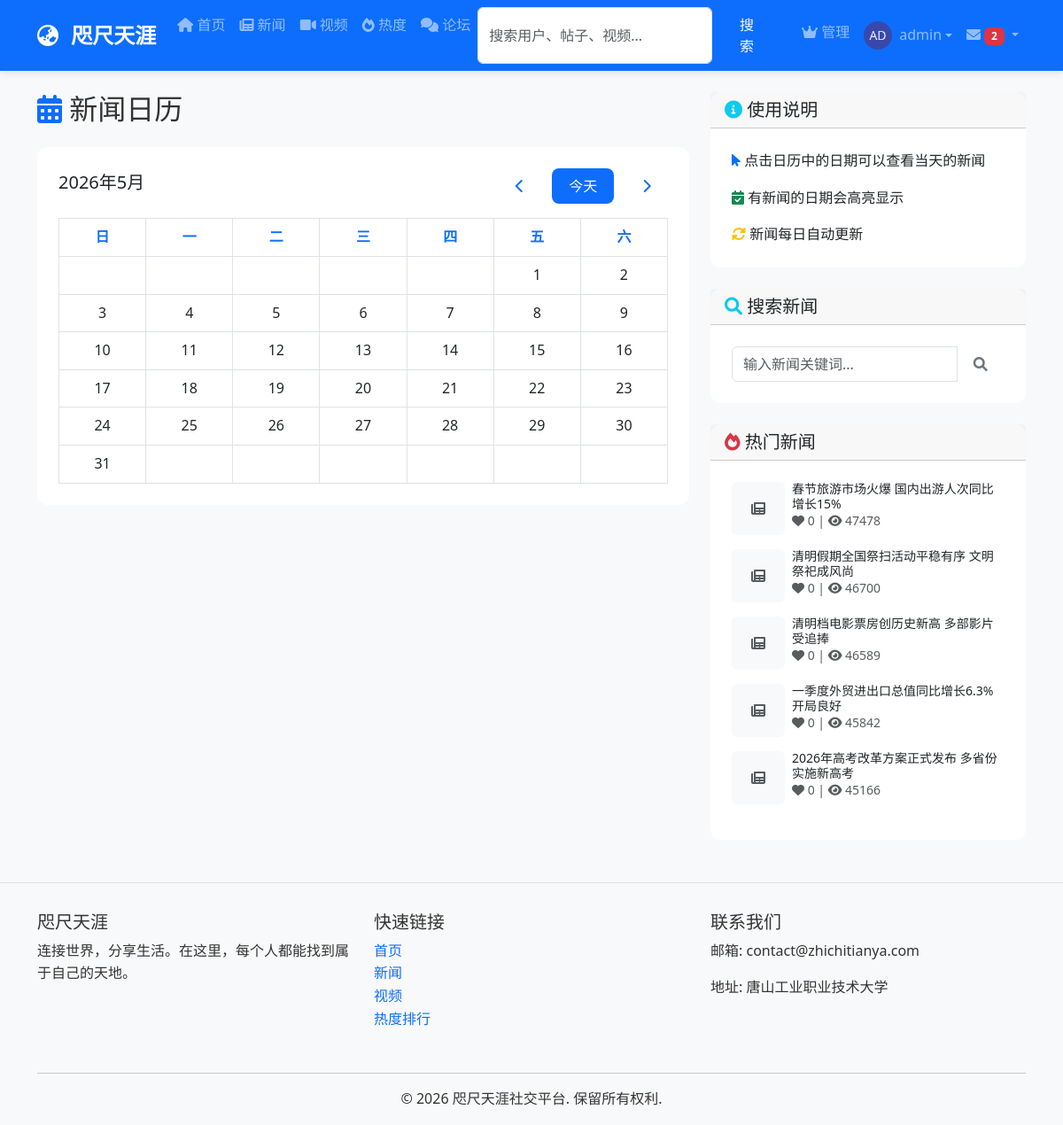
The app's page /calendar (signed in) with its own data.
### models/__init__.py (models this page shows, shortened)
class User(UserMixin, db.Model):
    __tablename__ = 'users'
    id = db.Column(db.Integer, primary_key=True)
    username = db.Column(db.String(80), unique=True, nullable=False)
    email = db.Column(db.String(120), unique=True, nullable=False)
    password_hash = db.Column(db.String(120), nullable=False)
    avatar = db.Column(db.String(200), default='default_avatar.png')
    bio = db.Column(db.Text, default='')
    location = db.Column(db.String(100))
    website = db.Column(db.String(200))
    is_active = db.Column(db.Boolean, default=True)  # 用户是否被封禁
    is_banned = db.Column(db.Boolean, default=False)  # 是否被完全封禁
    can_post = db.Column(db.Boolean, default=True)    # 是否可以发帖
    can_video = db.Column(db.Boolean, default=True)   # 是否可以发视频
    can_comment = db.Column(db.Boolean, default=True)  # 是否可以评论
    is_admin = db.Column(db.Boolean, default=False)   # 是否为管理员
    join_date = db.Column(FlexibleDateTime, default=datetime.now)
    last_seen = db.Column(FlexibleDateTime, default=datetime.now)
    posts = db.relationship('Post', backref='author',
                            lazy=True, foreign_keys='Post.author_id')
    videos = db.relationship('Video', backref='uploader',
                             lazy=True, foreign_keys='Video.uploader_id')
    comments = db.relationship(
        'Comment', lazy=True, foreign_keys='Comment.author_id')
    sent_messages = db.relationship(
        'Message', backref='sender', lazy=True, foreign_keys='Message.sender_id')
    received_messages = db.relationship(
        'Message', backref='recipient', lazy=True, foreign_keys='Message.recipient_id')
    followers = db.relationship(
        'User', secondary='follows',
        primaryjoin='(Follows.followed_id == User.id)',  # 被关注的人
        secondaryjoin='(Follows.follower_id == User.id)',  # 关注者
        backref=db.backref('followed', lazy='dynamic'),
        lazy='dynamic'
    )
    post_likes = db.relationship('PostLike', backref='user', lazy=True)
    video_likes = db.relationship('VideoLike', backref='user', lazy=True)
    def unread_messages_count(self):
        return Message.query.filter_by(
            recipient_id=self.id,
            is_read=False
        ).count()

class News(db.Model):
    __tablename__ = 'news'
    id = db.Column(db.Integer, primary_key=True)
    title = db.Column(db.String(200), nullable=False)
    content = db.Column(db.Text, nullable=False)
    summary = db.Column(db.String(500))  # 新闻摘要
    image_url = db.Column(db.String(200))  # 新闻配图
    source = db.Column(db.String(100))  # 新闻来源
    url = db.Column(db.String(500), default='')  # 原文链接
    timestamp = db.Column(FlexibleDateTime, index=True,
                          default=datetime.now)
    views = db.Column(db.Integer, default=0)  # 阅读次数
    likes_count = db.Column(db.Integer, default=0)
    comments_count = db.Column(db.Integer, default=0)  # 评论数
    news_likes_rel = db.relationship(
        'NewsLike', back_populates='news', overlaps="likes")
    news_comments = db.relationship(
        'Comment', lazy=True, foreign_keys='Comment.news_id')

### app.py (the view)
@app.route('/calendar')
def calendar():
    from datetime import datetime
    current_date = datetime.now()
    events = []
    return render_template('calendar.html',
                           current_date=current_date,
                           events=events)

### templates/calendar.html (shortened to what this page needs)
{% extends "base.html" %} {% block title %}新闻日历 - 咫尺天涯{% endblock %} {%
block content %}
<div class="container mt-4">
  <div class="row">
    <div class="col-lg-8">
      <h2 class="mb-4">
        <i class="fas fa-calendar-alt text-primary"></i> 新闻日历
      </h2>
      <div class="card mb-4">
        <div class="card-body">
          <div class="d-flex justify-content-between align-items-center mb-3">
            <h5 id="current-month-year">2026年1月</h5>
            <div>
              <button class="btn btn-outline-primary me-2" id="prev-month">
                <i class="fas fa-chevron-left"></i>
              </button>
              <button class="btn btn-primary" id="today">今天</button>
              <button class="btn btn-outline-primary ms-2" id="next-month">
                <i class="fas fa-chevron-right"></i>
              </button>
            </div>
          </div>
          <div class="table-responsive">
            <table class="table table-bordered text-center" id="calendar-table">
              <thead>
                <tr>
                  <th class="text-primary">日</th>
                  <th class="text-primary">一</th>
                  <th class="text-primary">二</th>
                  <th class="text-primary">三</th>
                  <th class="text-primary">四</th>
                  <th class="text-primary">五</th>
                  <th class="text-primary">六</th>
                </tr>
              </thead>
              <tbody id="calendar-body">
              </tbody>
            </table>
          </div>
        </div>
      </div>
    </div>
    <div class="col-lg-4">
      <div class="card mb-4">
        <div class="card-header">
          <h5 class="mb-0">
            <i class="fas fa-info-circle text-info"></i> 使用说明
          </h5>
        </div>
        <div class="card-body">
          <p class="card-text">
            <i class="fas fa-mouse-pointer text-primary"></i>
            点击日历中的日期可以查看当天的新闻
          </p>
          <p class="card-text">
            <i class="fas fa-calendar-check text-success"></i>
            有新闻的日期会高亮显示
          </p>
          <p class="card-text">
            <i class="fas fa-sync-alt text-warning"></i> 新闻每日自动更新
          </p>
        </div>
      </div>
      <div class="card mb-4">
        <div class="card-header">
          <h5 class="mb-0"><i class="fas fa-search text-info"></i> 搜索新闻</h5>
        </div>
        <div class="card-body">
          <form action="{{ url_for('search') }}" method="get">
            <div class="input-group">
              <input
                type="text"
                name="q"
                class="form-control"
                placeholder="输入新闻关键词..."
                required
              />
              <button class="btn btn-outline-secondary" type="submit">
                <i class="fas fa-search"></i>
              </button>
            </div>
          </form>
        </div>
      </div>
      <div class="card">
        <div class="card-header">
          <h5 class="mb-0"><i class="fas fa-fire text-danger"></i> 热门新闻</h5>
        </div>
        <div class="card-body">
          {% set hot_news = get_hot_news(5) %} {% if hot_news %} {% for news in
          hot_news %}
          <div class="d-flex mb-3">
            <div class="flex-shrink-0">
              {% if news.image_url %}
              <img
                src="{{ news.image_url }}"
                class="img-fluid rounded"
                style="width: 60px; height: 60px; object-fit: cover"
                alt="{{ news.title }}"
                onerror="this.onerror=null; this.src='https://via.placeholder.com/60x60/cccccc/666666?text=N';"
              />
              {% else %}
              <div
                class="bg-light d-flex align-items-center justify-content-center rounded"
                style="width: 60px; height: 60px"
              >
                <i class="fas fa-newspaper text-muted"></i>
              </div>
              {% endif %}
            </div>
            <div class="flex-grow-1 ms-2">
              <h6 class="mb-0 small">
                <a
                  href="{{ url_for('news_detail', news_id=news.id) }}"
                  class="text-decoration-none text-dark"
                >
                  {{ news.title[:30] }}
                </a>
              </h6>
              <small class="text-muted d-block">
                <i class="fas fa-heart"></i> {{ news.likes_count }} |
                <i class="fas fa-eye"></i> {{ news.views }}
              </small>
            </div>
          </div>
          {% endfor %} {% else %}
          <p class="text-muted text-center mb-0">暂无热门新闻</p>
          {% endif %}
        </div>
      </div>
    </div>
  </div>
</div>
{% endblock %}

### templates/base.html (shortened to what this page needs)
<!DOCTYPE html>
<html lang="zh-CN">
  <head>
    <link
      href="{{ url_for('static', filename='css/bootstrap.min.css') }}"
      rel="stylesheet"
    />
    <link
      rel="stylesheet"
      href="{{ url_for('static', filename='css/style.css') }}"
    />
    <link
      rel="stylesheet"
      href="https://cdnjs.cloudflare.com/ajax/libs/font-awesome/6.0.0/css/all.min.css"
    />
  </head>
  <body>
    <nav class="navbar navbar-expand-lg navbar-dark bg-primary sticky-top">
      <div class="container">
        <a class="navbar-brand" href="{{ url_for('index') }}">
          <i class="fas fa-globe-asia me-2"></i> 咫尺天涯
        </a>
        <div class="collapse navbar-collapse" id="navbarNav">
          <ul class="navbar-nav me-auto">
            <li class="nav-item">
              <a class="nav-link" href="{{ url_for('index') }}"
                ><i class="fas fa-home"></i> 首页</a
              >
            </li>
            <li class="nav-item">
              <a class="nav-link" href="{{ url_for('news') }}"
                ><i class="fas fa-newspaper"></i> 新闻</a
              >
            </li>
            <li class="nav-item">
              <a class="nav-link" href="{{ url_for('videos') }}"
                ><i class="fas fa-video"></i> 视频</a
              >
            </li>
            <li class="nav-item">
              <a class="nav-link" href="{{ url_for('trending') }}"
                ><i class="fas fa-fire"></i> 热度</a
              >
            </li>
            <li class="nav-item">
              <a class="nav-link" href="{{ url_for('forum') }}"
                ><i class="fas fa-comments"></i> 论坛</a
              >
            </li>
            <li class="nav-item">
              <form
                class="d-flex"
                action="{{ url_for('search') }}"
                method="get"
              >
                <input
                  class="form-control me-2"
                  type="search"
                  name="q"
                  placeholder="搜索用户、帖子、视频..."
                  aria-label="Search"
                />
                <button class="btn btn-outline-light" type="submit">
                  搜索
                </button>
              </form>
            </li>
          </ul>
          <ul class="navbar-nav ms-auto">
            {% if current_user.is_authenticated %} {% if current_user.is_admin
            %}
            <li class="nav-item">
              <a class="nav-link" href="{{ url_for('admin') }}"
                ><i class="fas fa-crown"></i> 管理</a
              >
            </li>
            {% endif %}
            <li class="nav-item dropdown">
              <a
                class="nav-link dropdown-toggle d-flex align-items-center"
                href="#"
                id="navbarDropdown"
                role="button"
                data-bs-toggle="dropdown"
              >
                <img
                  src="{{ get_avatar_url(current_user.avatar) }}"
                  class="user-avatar-sm me-2"
                  alt="头像"
                />
                {{ current_user.username }}
              </a>
            </li>
            {% endif %}
          </ul>
          {% if current_user.is_authenticated %}
          <ul class="navbar-nav">
            <li class="nav-item dropdown">
              <a
                class="nav-link dropdown-toggle"
                href="#"
                id="messagesDropdown"
                role="button"
                data-bs-toggle="dropdown"
                aria-expanded="false"
              >
                <i class="fas fa-envelope"></i>
                {% if current_user.unread_messages_count() > 0 %}
                <span class="badge bg-danger"
                  >{{ current_user.unread_messages_count() }}</span
                >
                {% endif %}
              </a>
                {% set unread_messages = [] %} {% for msg in
                current_user.received_messages %} {% if not msg.is_read %} {% if
                unread_messages|length < 5 %} {% set _ =
                unread_messages.append(msg) %} {% endif %} {% endif %} {% endfor
                %}
            </li>
          </ul>
          {% endif %}
        </div>
      </div>
    </nav>
    <main>{% block content %}{% endblock %}</main>
    <footer class="footer mt-5 py-4 bg-light">
      <div class="container">
        <div class="row">
          <div class="col-md-4 mb-3">
            <h5>咫尺天涯</h5>
            <p>连接世界，分享生活。在这里，每个人都能找到属于自己的天地。</p>
          </div>
          <div class="col-md-4 mb-3">
            <h5>快速链接</h5>
            <ul class="list-unstyled">
              <li>
                <a href="{{ url_for('index') }}" class="text-decoration-none"
                  >首页</a
                >
              </li>
              <li>
                <a href="{{ url_for('news') }}" class="text-decoration-none"
                  >新闻</a
                >
              </li>
              <li>
                <a href="{{ url_for('videos') }}" class="text-decoration-none"
                  >视频</a
                >
              </li>
              <li>
                <a href="{{ url_for('trending') }}" class="text-decoration-none"
                  >热度排行</a
                >
              </li>
            </ul>
          </div>
          <div class="col-md-4 mb-3">
            <h5>联系我们</h5>
            <p>邮箱: contact@zhichitianya.com</p>
            <p>地址: 唐山工业职业技术大学</p>
          </div>
        </div>
        <hr />
        <div class="text-center">
          <p class="mb-0">&copy; 2026 咫尺天涯社交平台. 保留所有权利.</p>
        </div>
      </div>
    </footer>
  </body>
</html>

### records on screen
User: avatar (picture), username "admin"
News: title "春节旅游市场火爆 国内出游人次同比增长15%", likes_count "0", views "47478"
News: title "清明假期全国祭扫活动平稳有序 文明祭祀成风尚", likes_count "0", views "46700"
News: title "清明档电影票房创历史新高 多部影片受追捧", likes_count "0", views "46589"
News: title "一季度外贸进出口总值同比增长6.3% 开局良好", likes_count "0", views "45842"
News: title "2026年高考改革方案正式发布 多省份实施新高考", likes_count "0", views "45166"

### other values on screen
{{ current_user.unread_messages_count() }} "2"
